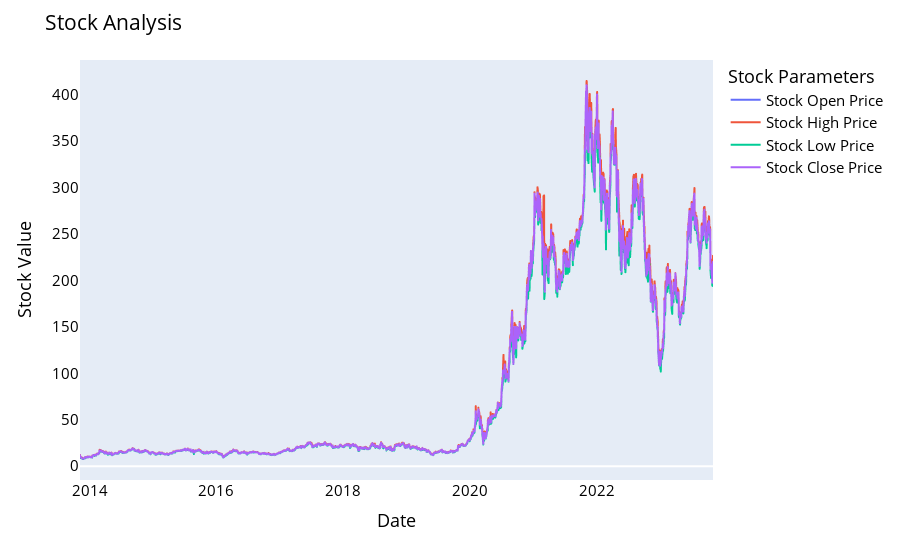

This figure's notebook cell:
### Code cell
names = cycle(['Stock Open Price','Stock High Price','Stock Low Price','Stock Close Price'])

fig = px.line(stocks, x=stocks.index, y=[stocks['Tesla_Open'],stocks['Tesla_High'], stocks['Tesla_Low'],stocks['Tesla_Close']],
             labels={'date': 'Date','value':'Stock Value'})
fig.update_layout(title_text='Stock Analysis', font_size=15, font_color='black',legend_title_text='Stock Parameters')
fig.update_xaxes(showgrid=False)
fig.update_yaxes(showgrid=False)
fig.for_each_trace(lambda t:  t.update(name = next(names)))
fig.show()

### Figure 1 — Plotly figure (JSON) as saved in the notebook; plotly's stock layout.template omitted (floating-point values rounded to 4 significant figures; data arrays with more than 128 entries replaced by an {"elided": "..."} marker saying what was removed)
{"data": [{"hovertemplate": "variable=Tesla_Open<br>Date=%{x}<br>Stock Value=%{y}<extra></extra>", "legendgroup": "Tesla_Open", "line": {"color": "#636efa", "dash": "solid"}, "marker": {"symbol": "circle"}, "mode": "lines", "name": "Stock Open Price", "showlegend": true, "x": {"elided": "2517 str values"}, "xaxis": "x", "y": {"elided": "2517 float values"}, "yaxis": "y", "type": "scattergl"}, {"hovertemplate": "variable=Tesla_High<br>Date=%{x}<br>Stock Value=%{y}<extra></extra>", "legendgroup": "Tesla_High", "line": {"color": "#EF553B", "dash": "solid"}, "marker": {"symbol": "circle"}, "mode": "lines", "name": "Stock High Price", "showlegend": true, "x": {"elided": "2517 str values"}, "xaxis": "x", "y": {"elided": "2517 float values"}, "yaxis": "y", "type": "scattergl"}, {"hovertemplate": "variable=Tesla_Low<br>Date=%{x}<br>Stock Value=%{y}<extra></extra>", "legendgroup": "Tesla_Low", "line": {"color": "#00cc96", "dash": "solid"}, "marker": {"symbol": "circle"}, "mode": "lines", "name": "Stock Low Price", "showlegend": true, "x": {"elided": "2517 str values"}, "xaxis": "x", "y": {"elided": "2517 float values"}, "yaxis": "y", "type": "scattergl"}, {"hovertemplate": "variable=Tesla_Close<br>Date=%{x}<br>Stock Value=%{y}<extra></extra>", "legendgroup": "Tesla_Close", "line": {"color": "#ab63fa", "dash": "solid"}, "marker": {"symbol": "circle"}, "mode": "lines", "name": "Stock Close Price", "showlegend": true, "x": {"elided": "2517 str values"}, "xaxis": "x", "y": {"elided": "2517 float values"}, "yaxis": "y", "type": "scattergl"}], "layout": {"xaxis": {"anchor": "y", "domain": [0, 1], "title": {"text": "Date"}, "showgrid": false}, "yaxis": {"anchor": "x", "domain": [0, 1], "title": {"text": "Stock Value"}, "showgrid": false}, "legend": {"title": {"text": "Stock Parameters"}, "tracegroupgap": 0}, "margin": {"t": 60}, "title": {"text": "Stock Analysis"}, "font": {"size": 15, "color": "black"}}}
